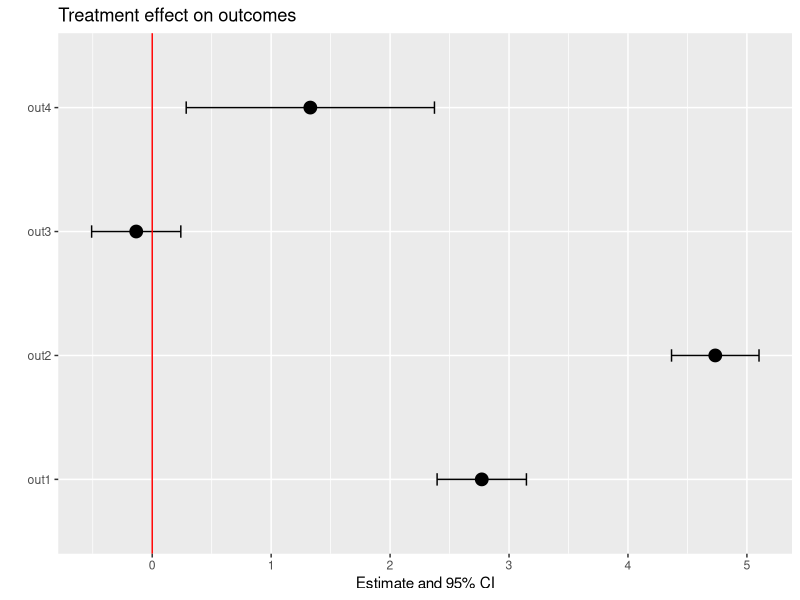

The R source for this figure:
## ---- chunk 1
#create some data
set.seed(2000)
x = rbinom(1000,1,.6)
mydata <- data.frame(trt=x,
                   out1 = x*3+rnorm(1000,0,3),
                   out2 = x*5+rnorm(1000,0,3),
                   out3 = rnorm(1000,5,3),
                   out4 = x*1+rnorm(1000,0,8))

head(mydata)
## ---- chunk 2
# 1. Use a loop

results <-vector("list", 4) #first, initialize the results list

# now use a loop for each outcome
for(i in 1:4) {
  results[[i]] <- lm(mydata[, i+1]~trt, data = mydata) 
}
results
## ---- chunk 3
#2.Or, use lapply in one statement!
results <- lapply(2:5, function(x) lm(mydata[,x]~trt, data = mydata))
results
## ---- chunk 4
# name the results objects
names(results) <- names(mydata)[2:5]
print(results, max=2)
## ---- chunk 5
#extract coefficient and std error for each outcome and store in a matrix
sapply(results, function(x) summary(x)$coefficients[2, 1:2])
## ---- chunk 6
#extract coefficients from the list
coefs <- as.data.frame(t(sapply(results, function(x) summary(x)$coefficients[2,1:2])))
coefs
## ---- chunk 7
#add outcome columnn and change name of SE column
coefs$Outcome <- rownames(coefs)
names(coefs)[2] <- "SE"
coefs
## ---- chunk 8
#use ggplot to plot all the estimates
require(ggplot2)
ggplot(coefs, aes(Outcome, Estimate)) +
  geom_point(size=4) + 
  theme(legend.position="none")+
  labs(title="Treatment effect on outcomes", x="", y="Estimate and 95% CI")+
  geom_errorbar(aes(ymin=Estimate-1.96*SE,ymax=Estimate+1.96*SE),width=0.1)+
  geom_hline(yintercept = 0, color="red")+
  coord_flip()
